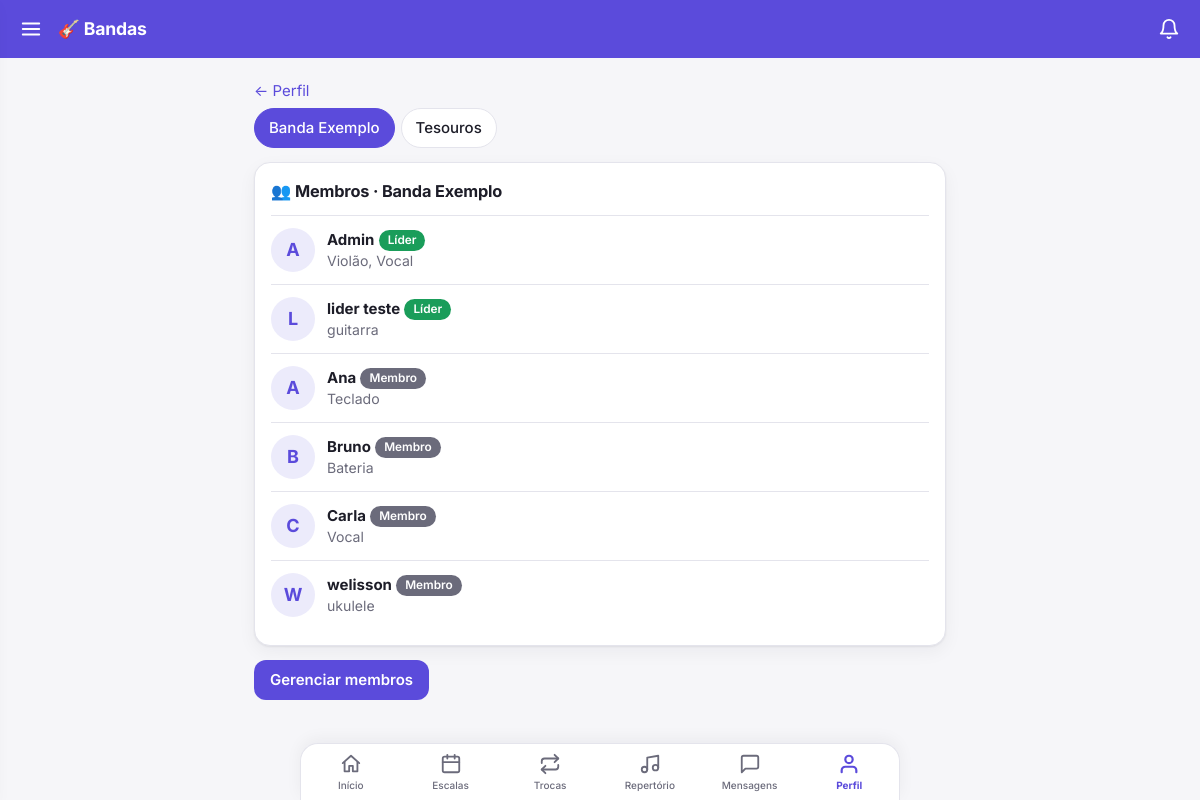
The page /equipe/ (signed in) on the database as committed earlier.
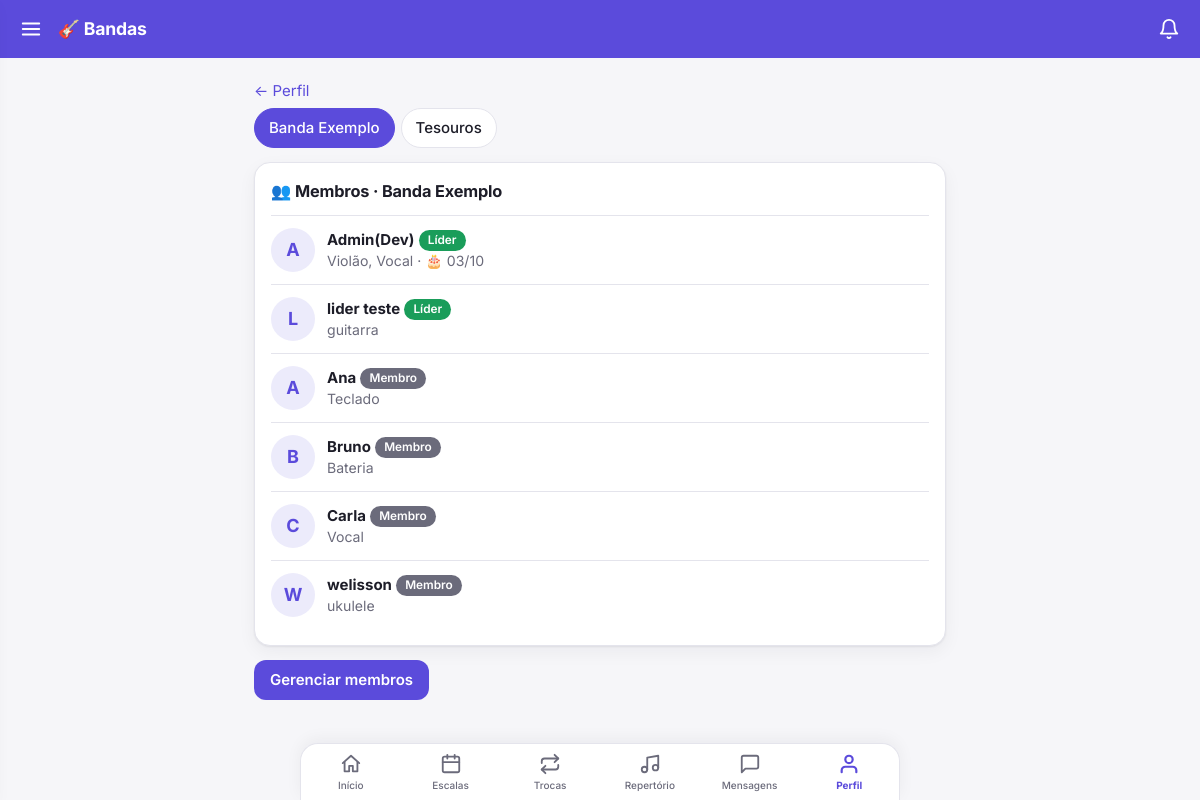
The same page on the database as committed later.
### core/models.py (models this page shows, shortened)
class Membro(models.Model):
    PAPEIS = [("lider", "Líder"), ("membro", "Membro")]
    user = models.ForeignKey(settings.AUTH_USER_MODEL, on_delete=models.CASCADE, related_name="membros")
    banda = models.ForeignKey(Banda, on_delete=models.CASCADE, related_name="membros")
    papel = models.CharField(max_length=10, choices=PAPEIS, default="membro")
    instrumentos = models.CharField(max_length=200, blank=True, help_text="Ex.: Violão, Baixo, Vocal")
    class Meta:
        unique_together = ("user", "banda")

class Perfil(models.Model):
    user = models.OneToOneField(settings.AUTH_USER_MODEL, on_delete=models.CASCADE, related_name="perfil")
    trocar_senha = models.BooleanField(default=False)
    notif_email = models.BooleanField(default=True)
    notif_push = models.BooleanField(default=True)
    nascimento = models.DateField(null=True, blank=True)
    foto_em = models.DateTimeField(null=True, blank=True)

### core/views.py (the view)
# urls.py: path("equipe/", v.equipe, name="equipe"),
@login_required
def equipe(request):
    bandas, banda = _banda_escolhida(request)
    membros = (Membro.objects.filter(banda=banda).select_related("user__perfil")
               .order_by("papel", "user__first_name", "user__username")) if banda else []
    pode = bool(banda) and banda.membros.filter(user=request.user, papel="lider").exists()
    return render(request, "equipe.html", dict(bandas=bandas, banda=banda, membros=membros, pode_gerenciar=pode))

### core/templatetags/menu.py (called while the page is built)
@register.simple_tag(takes_context=True)
def usuario_eh_lider(context):
    u = context["request"].user
    return u.is_authenticated and Membro.objects.filter(user=u, papel="lider").exists()

@register.simple_tag
def avatar(user_id, nome, foto_em=None, tamanho=40):
    if foto_em:
        return format_html('<img class="av" src="{}?v={}" width="{}" height="{}" alt="">',
                           reverse("foto", args=[user_id]), int(foto_em.timestamp()), tamanho, tamanho)
    ini = (str(nome or "?").strip()[:1] or "?").upper()
    return format_html('<span class="av ini" style="width:{0}px;height:{0}px;font-size:{1}px">{2}</span>',
                       tamanho, int(int(tamanho) * 0.42), ini)

### core/views.py (called while the page is built)
def _banda_escolhida(request):
    bandas = list(Banda.objects.filter(membros__user=request.user).order_by("nome"))
    alvo = next((b for b in bandas if str(b.pk) == request.GET.get("banda")), bandas[0] if bandas else None)
    return bandas, alvo

### core/templates/equipe.html
{% extends "base.html" %}{% load menu %}{% block content %}
<p><a href="{% url 'perfil' %}">← Perfil</a></p>
{% if bandas|length > 1 %}<div class="seg">{% for b in bandas %}<a class="{% if b.pk == banda.pk %}on{% endif %}" href="?banda={{ b.pk }}">{{ b.nome }}</a>{% endfor %}</div>{% endif %}
{% if banda %}<div class="card"><h2>👥 Membros · {{ banda.nome }}</h2>
{% for m in membros %}<div class="linha"><div class="quem">{% avatar m.user_id m.user.get_full_name|default:m.user.username m.user.perfil.foto_em 44 %}
<div><b>{{ m.user.get_full_name|default:m.user.username }}</b> <span class="tag {% if m.papel == 'lider' %}confirmado{% endif %}">{{ m.get_papel_display }}</span>
<div class="mut">{{ m.instrumentos|default:"—" }}{% if m.user.perfil.nascimento %} · 🎂 {{ m.user.perfil.nascimento|date:"d/m" }}{% endif %}</div></div></div></div>{% endfor %}</div>
{% if pode_gerenciar %}<a href="{% url 'membros' %}"><button>Gerenciar membros</button></a>{% endif %}
{% else %}<div class="card"><p class="mut">Você ainda não participa de nenhum ministério.</p></div>{% endif %}
{% endblock %}

Rows that differ between the two databases and show on the page:
changed through a linked row, Membro "Violão, Vocal": user.get_full_name "Admin" → "Admin(Dev)"; user.perfil.nascimento (not shown) → "03/10"
